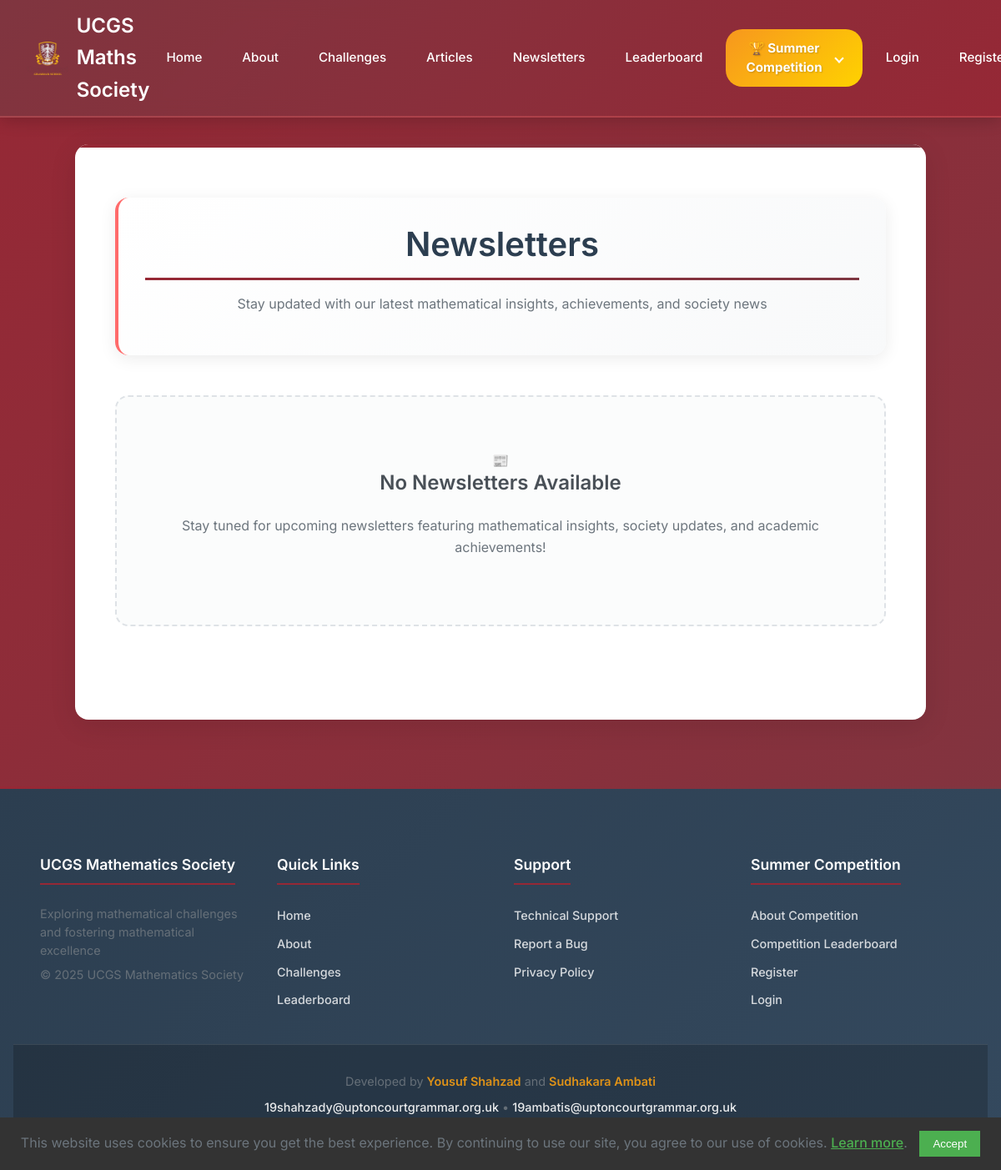
Page /newsletters on the earlier database version.
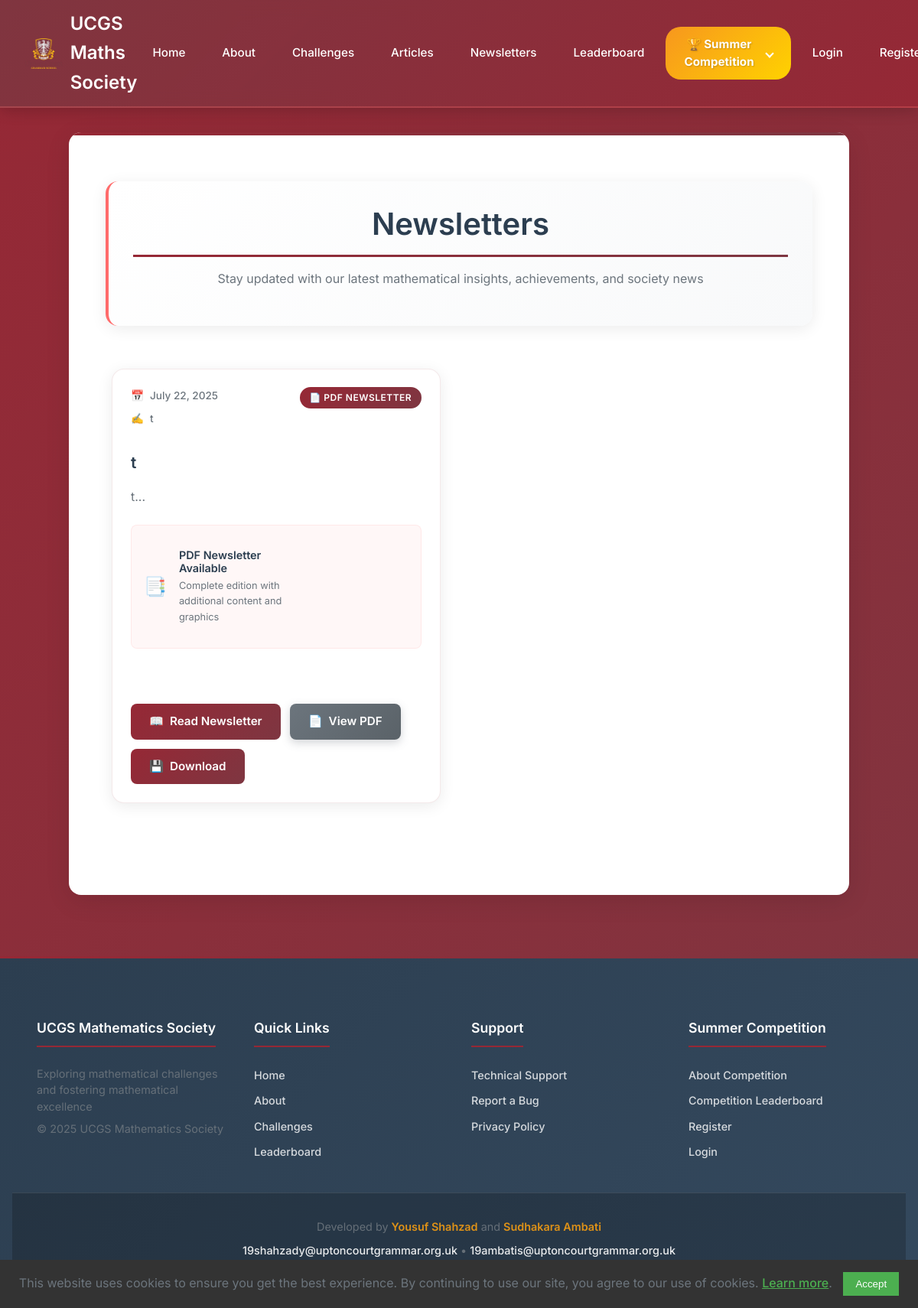
Same page on the later database version.
### app/models.py (models this page shows, shortened)
class Article(db.Model):
    __tablename__ = "article"
    id = db.Column(db.Integer, primary_key=True)
    title = db.Column(db.String(100), nullable=False, index=True)
    file_url = db.Column(db.String(255))  # This will store the PDF file path
    content = db.Column(db.Text, nullable=False)
    named_creator = db.Column(db.String(100), nullable=True)
    date_posted = db.Column(db.DateTime, nullable=False, default=datetime.datetime.now, index=True)
    user_id = db.Column(db.Integer, db.ForeignKey("users.id"), nullable=False, index=True)
    type = db.Column(db.String(20), default="article", nullable=False, index=True)
    author = db.relationship("User", back_populates="articles")

### app/main/routes.py (the view)
@bp.route("/newsletters")
def newsletters():
    newsletters = (
        Article.query.filter_by(type="newsletter")
        .order_by(Article.date_posted.desc())
        .all()
    )
    return render_template(
        "main/newsletters.html", title="Newsletters", articles=newsletters
    )

### app/templates/main/newsletters.html (shortened to what this page needs)
{% extends "base.html" %}
{% block content %}
<div class="newsletters-container">
    <div class="page-header">
        <h1>Newsletters</h1>
        <p class="page-subtitle">Stay updated with our latest mathematical insights, achievements, and society news</p>
    </div>
    <div class="newsletters-grid">
        {% for article in articles %}
        <article class="newsletter-card">
            <div class="newsletter-header">
                <div class="newsletter-meta">
                    <span class="newsletter-date">
                        <span class="meta-icon">📅</span>
                        {{ article.date_posted.strftime('%B %d, %Y') }}
                    </span>
                    <span class="newsletter-author">
                        <span class="meta-icon">✍️</span>
                        {{ article.named_creator }}
                    </span>
                </div>
                {% if article.type == 'newsletter' and article.file_url %}
                <div class="newsletter-badge">
                    <span class="pdf-badge">📄 PDF Newsletter</span>
                </div>
                {% endif %}
            </div>
            <div class="newsletter-content">
                <h2 class="newsletter-title">
                    <a href="{{ url_for('main.newsletter', id=article.id) }}">
                        {{ article.title }}
                    </a>
                </h2>
                <div class="newsletter-excerpt">
                    {{ article.content | truncate(200) | striptags | safe }}...
                </div>
                {% if article.type == 'newsletter' and article.file_url %}
                <div class="pdf-preview-card">
                    <div class="pdf-icon">📑</div>
                    <div class="pdf-info">
                        <h3>PDF Newsletter Available</h3>
                        <p>Complete edition with additional content and graphics</p>
                    </div>
                    <div class="pdf-preview-thumbnail">
                        <iframe src="{{ url_for('main.serve_newsletter', filename=article.file_url) }}"
                                width="100%" height="120" frameborder="0"
                                title="Newsletter preview"></iframe>
                    </div>
                </div>
                {% endif %}
            </div>
            <div class="newsletter-actions">
                <a href="{{ url_for('main.newsletter', id=article.id) }}" class="button newsletter-read-btn">
                    <span>📖</span> Read Newsletter
                </a>
                {% if article.type == 'newsletter' and article.file_url %}
                <a href="{{ url_for('main.serve_newsletter', filename=article.file_url) }}"
                   target="_blank" class="button button-secondary">
                    <span>📄</span> View PDF
                </a>
                <a href="{{ url_for('main.serve_newsletter', filename=article.file_url) }}"
                   download class="button button-outline">
                    <span>💾</span> Download
                </a>
                {% endif %}
            </div>
        </article>
        {% else %}
        <div class="no-newsletters">
            <div class="no-content-icon">📰</div>
            <h3>No Newsletters Available</h3>
            <p>Stay tuned for upcoming newsletters featuring mathematical insights, society updates, and academic achievements!</p>
        </div>
        {% endfor %}
    </div>
</div>
{% endblock %}

Differences in the rows shown:
added Article: date_posted "July 22, 2025", named_creator "t", type "📄 PDF NEWSLETTER", title "t", content "t"
Other differences:
text no longer shown: "📰 No Newsletters Available Stay tuned for upcoming newsletters featuring mathematical insights, society updates, and academic achievements!"
